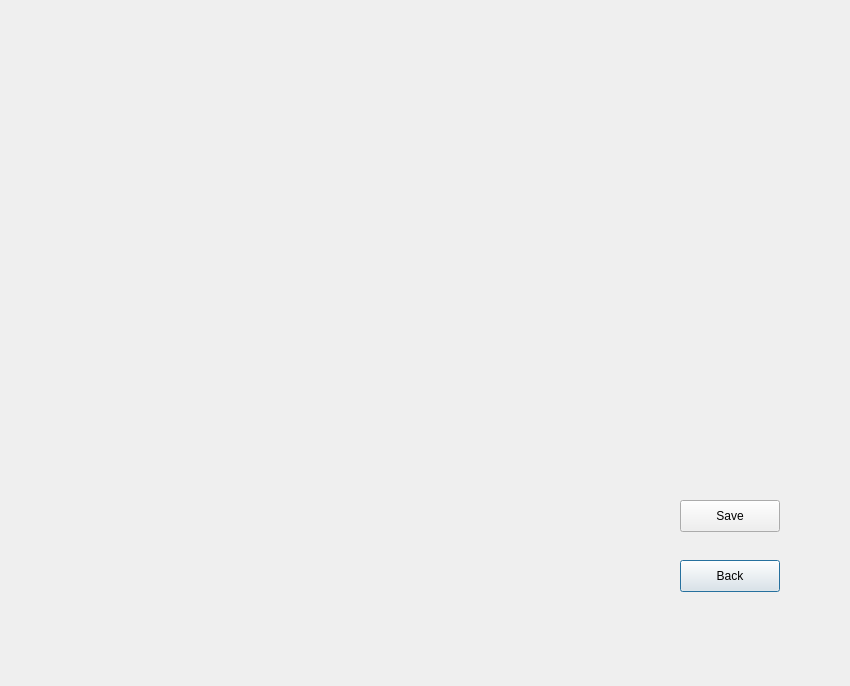
<?xml version="1.0" encoding="UTF-8"?>
<ui version="4.0">
 <class>drawingwindow</class>
 <widget class="QDialog" name="drawingwindow">
  <property name="geometry">
   <rect>
    <x>0</x>
    <y>0</y>
    <width>850</width>
    <height>686</height>
   </rect>
  </property>
  <property name="windowTitle">
   <string>Dialog</string>
  </property>
  <widget class="QPushButton" name="pushButton">
   <property name="geometry">
    <rect>
     <x>680</x>
     <y>560</y>
     <width>100</width>
     <height>32</height>
    </rect>
   </property>
   <property name="text">
    <string>Back</string>
   </property>
  </widget>
  <widget class="QPushButton" name="pushButton_2">
   <property name="geometry">
    <rect>
     <x>680</x>
     <y>500</y>
     <width>100</width>
     <height>32</height>
    </rect>
   </property>
   <property name="text">
    <string>Save</string>
   </property>
  </widget>
  <widget class="QWidget" name="verticalLayoutWidget">
   <property name="geometry">
    <rect>
     <x>30</x>
     <y>80</y>
     <width>581</width>
     <height>511</height>
    </rect>
   </property>
   <layout class="QVBoxLayout" name="verticalLayout"/>
  </widget>
 </widget>
 <resources/>
 <connections/>
</ui>
